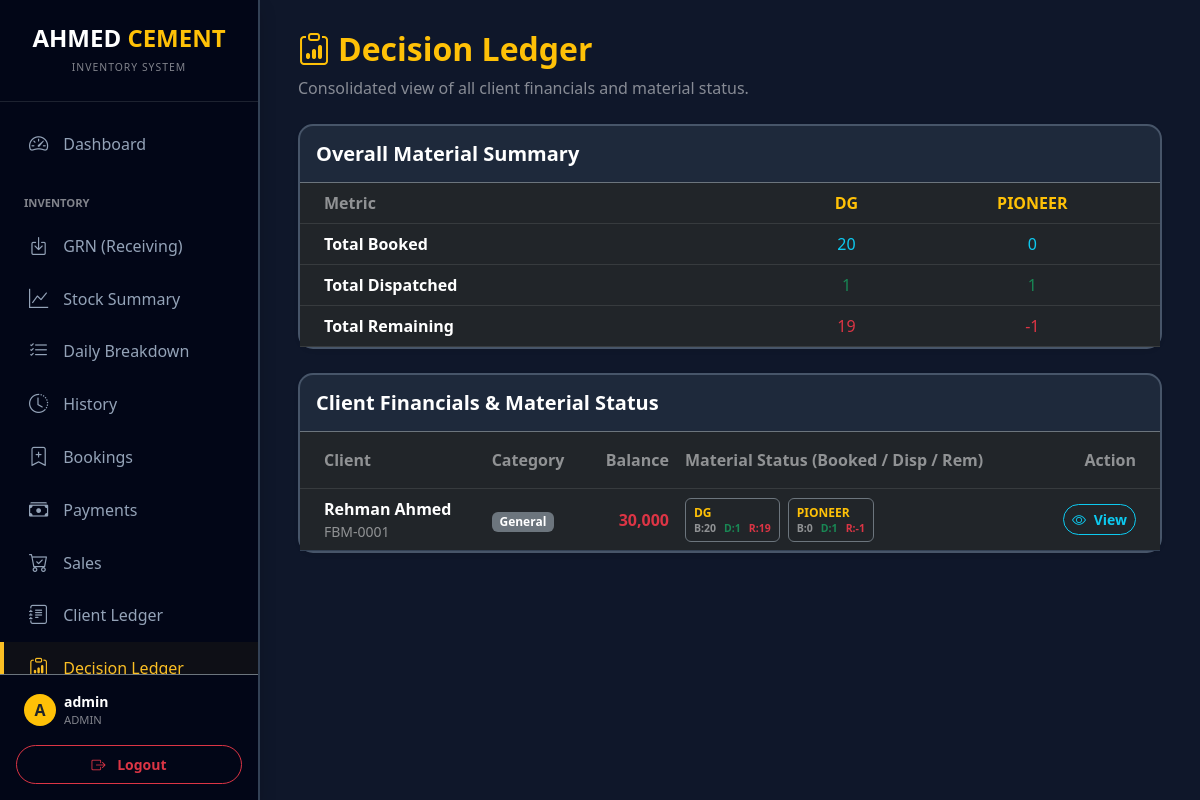
The page /decision_ledger (signed in) on the database its author committed.
### models.py (models this page shows)
class User(UserMixin, db.Model):
    id = db.Column(db.Integer, primary_key=True)
    username = db.Column(db.String(80), unique=True, nullable=False)
    password_hash = db.Column(db.String(200))
    role = db.Column(db.String(20), default='user')  # 'admin' or 'user'
    can_view_stock = db.Column(db.Boolean, default=True)
    can_view_daily = db.Column(db.Boolean, default=True)
    can_view_history = db.Column(db.Boolean, default=True)
    can_import_export = db.Column(db.Boolean, default=False)
    can_manage_directory = db.Column(db.Boolean, default=False)
    restrict_backdated_edit = db.Column(db.Boolean, default=False)

class Client(db.Model):
    id = db.Column(db.Integer, primary_key=True)
    code = db.Column(db.String(50), unique=True, nullable=False)
    name = db.Column(db.String(100), nullable=False)
    phone = db.Column(db.String(20))
    address = db.Column(db.String(200))
    category = db.Column(db.String(50), default='General')
    is_active = db.Column(db.Boolean, default=True)
    transferred_to_id = db.Column(db.Integer, db.ForeignKey('client.id'), nullable=True)
    require_manual_invoice = db.Column(db.Boolean, default=False)
    created_at = db.Column(db.DateTime, default=datetime.now)

class Entry(db.Model):
    id = db.Column(db.Integer, primary_key=True)
    date = db.Column(db.String(20))
    time = db.Column(db.String(20))
    type = db.Column(db.String(10))  # 'IN' or 'OUT'
    material = db.Column(db.String(100))
    client = db.Column(db.String(100))
    client_code = db.Column(db.String(50))
    client_category = db.Column(db.String(50))
    qty = db.Column(db.Float, default=0)
    bill_no = db.Column(db.String(50))
    auto_bill_no = db.Column(db.String(50))
    nimbus_no = db.Column(db.String(50))
    invoice_id = db.Column(db.Integer, db.ForeignKey('invoice.id'), nullable=True)
    created_by = db.Column(db.String(80))
    created_at = db.Column(db.DateTime, default=datetime.now)
    is_void = db.Column(db.Boolean, default=False)

### main.py (the view)
@app.route('/decision_ledger')
@login_required
def decision_ledger():
    clients = Client.query.filter_by(is_active=True).order_by(Client.name.asc()).all()
    client_financial_summary = []
    for client in clients:
        b_debit = db.session.query(func.sum(Booking.amount)).filter_by(client_name=client.name).scalar() or 0
        b_credit = db.session.query(func.sum(Booking.paid_amount)).filter_by(client_name=client.name).scalar() or 0
        p_credit = db.session.query(func.sum(Payment.amount)).filter_by(client_name=client.name).scalar() or 0
        ds_debit = db.session.query(func.sum(DirectSale.amount)).filter(func.lower(DirectSale.client_name) == client.name.lower()).scalar() or 0
        ds_credit = db.session.query(func.sum(DirectSale.paid_amount)).filter(func.lower(DirectSale.client_name) == client.name.lower()).scalar() or 0
        total_debit = b_debit + ds_debit
        b_debit = db.session.query(func.sum(Booking.amount)).filter_by(client_name=client.name, is_void=False).scalar() or 0
        b_credit = db.session.query(func.sum(Booking.paid_amount)).filter_by(client_name=client.name, is_void=False).scalar() or 0
        p_credit = db.session.query(func.sum(Payment.amount)).filter_by(client_name=client.name, is_void=False).scalar() or 0
        ds_debit = db.session.query(func.sum(DirectSale.amount)).filter(func.lower(DirectSale.client_name) == client.name.lower(), DirectSale.is_void==False).scalar() or 0
        ds_credit = db.session.query(func.sum(DirectSale.paid_amount)).filter(func.lower(DirectSale.client_name) == client.name.lower(), DirectSale.is_void==False).scalar() or 0
        total_debit = b_debit + ds_debit
        total_credit = b_credit + p_credit + ds_credit
        balance = total_debit - total_credit
        booked_res = db.session.query(BookingItem.material_name, func.sum(BookingItem.qty))\
            .join(Booking).filter(Booking.client_name == client.name)\
            .group_by(BookingItem.material_name).all()
        booked_map = {r[0]: (r[1] or 0) for r in booked_res}
        entries = Entry.query.filter(
            (Entry.client_code == client.code) | (Entry.client == client.name),
            Entry.type == 'OUT'
        ).filter(Entry.is_void == False).all()
        dispatched_map = {}
        for e in entries:
            dispatched_map[e.material] = dispatched_map.get(e.material, 0) + e.qty
        materials_summary = []
        all_mats = set(booked_map.keys()) | set(dispatched_map.keys())
        for m in sorted(all_mats):
            b = booked_map.get(m, 0)
            d = dispatched_map.get(m, 0)
            rem = b - d
            if b > 0 or d > 0 or rem != 0:
                materials_summary.append({
                    'name': m,
                    'booked': b,
                    'dispatched': d,
                    'remaining': rem
                })
        client_financial_summary.append({
            'client': client,
            'financial': {
                'debit': total_debit,
                'credit': total_credit,
                'balance': balance
            },
            'materials': materials_summary
        })
    total_booked_q = db.session.query(
        BookingItem.material_name,
        func.sum(BookingItem.qty).label('total_booked')
    ).join(Booking).filter(Booking.is_void == False).group_by(BookingItem.material_name).all()
    total_booked_map = {r.material_name: r.total_booked for r in total_booked_q}
    all_dispatches = db.session.query(
        Entry.material,
        func.sum(Entry.qty).label('total_dispatched')
    ).filter(
        Entry.type == 'OUT', Entry.is_void == False
    ).filter(
    ).group_by(Entry.material).all()
    total_dispatched_map = {r.material: r.total_dispatched for r in all_dispatches}
    all_materials = set(total_booked_map.keys()) | set(total_dispatched_map.keys())
    overall_material_summary = []
    for m in sorted(list(all_materials)):
        booked = total_booked_map.get(m, 0)
        dispatched = total_dispatched_map.get(m, 0)
        overall_material_summary.append({
            'name': m,
            'booked': booked,
            'dispatched': dispatched,
            'remaining': booked - dispatched
        })
    return render_template('decision_ledger.html',
                           overall_material_summary=overall_material_summary,
                           data=client_financial_summary)

### templates/decision_ledger.html
{% extends "layout.html" %}
{% block content %}
<div class="mb-4">
    <h2 class="fw-bold text-warning"><i class="bi bi-clipboard-data me-2"></i>Decision Ledger</h2>
    <p class="text-white-50">Consolidated view of all client financials and material status.</p>
</div>
<div class="card border-0 shadow-sm mb-4" style="background: #1e293b; border: 2px solid #475569 !important; border-radius: 15px;">
    <div class="card-header bg-transparent border-secondary py-3">
        <h5 class="fw-bold text-white mb-0">Overall Material Summary</h5>
    </div>
    <div class="table-responsive">
        <table class="table table-dark table-hover align-middle mb-0 text-center">
            <thead style="background: #0f172a;">
                <tr>
                    <th class="text-start ps-4 text-white-50">Metric</th>
                    {% for item in overall_material_summary %}
                    <th class="text-warning">{{ item.name }}</th>
                    {% endfor %}
                </tr>
            </thead>
            <tbody>
                <tr>
                    <td class="text-start ps-4 fw-bold text-white">Total Booked</td>
                    {% for item in overall_material_summary %}
                    <td class="text-info">{{ item.booked|int }}</td>
                    {% endfor %}
                </tr>
                <tr>
                    <td class="text-start ps-4 fw-bold text-white">Total Dispatched</td>
                    {% for item in overall_material_summary %}
                    <td class="text-success">{{ item.dispatched|int }}</td>
                    {% endfor %}
                </tr>
                <tr>
                    <td class="text-start ps-4 fw-bold text-white">Total Remaining</td>
                    {% for item in overall_material_summary %}
                    <td class="text-danger">{{ item.remaining|int }}</td>
                    {% endfor %}
                </tr>
            </tbody>
        </table>
    </div>
</div>
<div class="card border-0 shadow-sm" style="background: #1e293b; border: 2px solid #475569 !important; border-radius: 15px;">
    <div class="card-header bg-transparent border-secondary py-3">
        <h5 class="fw-bold text-white mb-0">Client Financials & Material Status</h5>
    </div>
    <div class="table-responsive">
        <table class="table table-dark table-hover align-middle mb-0">
            <thead style="background: #0f172a;">
                <tr>
                    <th class="ps-4 py-3 text-white-50">Client</th>
                    <th class="py-3 text-white-50">Category</th>
                    <th class="py-3 text-end text-white-50">Balance</th>
                    <th class="py-3 text-white-50">Material Status (Booked / Disp / Rem)</th>
                    <th class="py-3 text-end pe-4 text-white-50">Action</th>
                </tr>
            </thead>
            <tbody>
                {% for row in data %}
                <tr style="border-bottom: 1px solid #334155;">
                    <td class="ps-4">
                        <div class="fw-bold text-white">{{ row.client.name }}</div>
                        <div class="small text-white-50">{{ row.client.code }}</div>
                    </td>
                    <td><span class="badge bg-secondary">{{ row.client.category }}</span></td>
                    <td class="text-end fw-bold {{ 'text-danger' if row.financial.balance > 0 else 'text-success' }}">
                        {{ "{:,.0f}".format(row.financial.balance) }}
                    </td>
                    <td>
                        {% if row.materials %}
                        <div class="d-flex flex-wrap gap-2">
                            {% for mat in row.materials %}
                            <div class="badge bg-dark border border-secondary text-start p-2">
                                <div class="text-warning mb-1 fw-bold">{{ mat.name }}</div>
                                <div class="d-flex gap-2 small">
                                    <span class="text-white-50" title="Booked">B:{{ mat.booked|int }}</span>
                                    <span class="text-success" title="Dispatched">D:{{ mat.dispatched|int }}</span>
                                    <span class="text-danger" title="Remaining">R:{{ mat.remaining|int }}</span>
                                </div>
                            </div>
                            {% endfor %}
                        </div>
                        {% else %}
                        <span class="text-white-50 small">-</span>
                        {% endif %}
                    </td>
                    <td class="text-end pe-4">
                        <a href="{{ url_for('financial_ledger', client_id=row.client.id) }}" class="btn btn-sm btn-outline-info rounded-pill fw-bold">
                            <i class="bi bi-eye me-1"></i> View
                        </a>
                    </td>
                </tr>
                {% endfor %}
            </tbody>
        </table>
    </div>
</div>
{% endblock %}

### templates/layout.html (shortened to what this page needs)
<!DOCTYPE html>
<html lang="en">
<head>
    <link href="https://cdn.jsdelivr.net/npm/bootstrap@5.3.0/dist/css/bootstrap.min.css" rel="stylesheet">
    <link rel="stylesheet" href="https://cdn.jsdelivr.net/npm/bootstrap-icons@1.10.0/font/bootstrap-icons.css">
    <link rel="stylesheet" href="https://cdn.jsdelivr.net/npm/flatpickr/dist/flatpickr.min.css">
    <link rel="stylesheet" href="https://cdn.jsdelivr.net/npm/flatpickr/dist/themes/dark.css">
</head>
<body>
{% if current_user.is_authenticated %}
    <div class="sidebar shadow" id="sidebar">
        <div class="p-4 text-center border-bottom border-secondary border-opacity-25">
            <h4 class="fw-bold text-white mb-0">AHMED <span class="text-warning">CEMENT</span></h4>
            <small class="text-white-50 text-uppercase" style="font-size: 0.65rem; letter-spacing: 1px;">Inventory System</small>
        </div>
        <div class="sidebar-nav-container">
            <nav class="py-3">
                <a href="/" class="nav-link {{ 'active' if request.path == '/' }}" onclick="closeSidebar()">
                    <i class="bi bi-speedometer2"></i> Dashboard
                </a>
                <div class="text-white-50 small fw-bold px-4 mt-4 mb-2 text-uppercase" style="font-size: 0.7rem;">Inventory</div>
                {% if current_user.can_view_stock or current_user.role == 'admin' %}
                <a href="/grn" class="nav-link {{ 'active' if request.path == '/grn' }}" onclick="closeSidebar()">
                    <i class="bi bi-box-arrow-in-down"></i> GRN (Receiving)
                </a>
                <a href="/stock_summary" class="nav-link {{ 'active' if request.path == '/stock_summary' }}" onclick="closeSidebar()">
                    <i class="bi bi-graph-up"></i> Stock Summary
                </a>
                {% endif %}
                {% if current_user.can_view_daily or current_user.role == 'admin' %}
                <a href="/daily_transactions" class="nav-link {{ 'active' if request.path == '/daily_transactions' }}" onclick="closeSidebar()">
                    <i class="bi bi-list-check"></i> Daily Breakdown
                </a>
                {% endif %}
                {% if current_user.can_view_history or current_user.role == 'admin' %}
                <a href="/tracking" class="nav-link {{ 'active' if request.path == '/tracking' }}" onclick="closeSidebar()">
                    <i class="bi bi-clock-history"></i> History
                </a>
                <a href="/bookings" class="nav-link {{ 'active' if request.path == '/bookings' }}" onclick="closeSidebar()">
                    <i class="bi bi-bookmark-plus"></i> Bookings
                </a>
                <a href="/payments" class="nav-link {{ 'active' if request.path == '/payments' }}" onclick="closeSidebar()">
                    <i class="bi bi-cash-stack"></i> Payments
                </a>
                <a href="/direct_sales" class="nav-link {{ 'active' if request.path == '/direct_sales' }}" onclick="closeSidebar()">
                    <i class="bi bi-cart-check"></i> Sales
                </a>
                <a href="/clients" class="nav-link {{ 'active' if request.path.startswith('/ledger') or request.path == '/clients' }}" onclick="closeSidebar()">
                    <i class="bi bi-journal-text"></i> Client Ledger
                </a>
                <a href="/decision_ledger" class="nav-link {{ 'active' if request.path == '/decision_ledger' }}" onclick="closeSidebar()">
                    <i class="bi bi-clipboard-data"></i> Decision Ledger
                </a>
                {% endif %}
            </nav>
        </div>
        <div class="p-3 border-top border-secondary">
            <div class="d-flex align-items-center mb-3 px-2">
                <div class="bg-warning rounded-circle me-2 d-flex align-items-center justify-content-center text-dark fw-bold" style="width: 32px; height: 32px; flex-shrink: 0;">
                    {{ current_user.username[0]|upper }}
                </div>
                <div class="overflow-hidden">
                    <div class="text-white fw-bold small text-truncate">{{ current_user.username }}</div>
                    <div class="text-white-50 x-small" style="font-size: 0.7rem;">{{ current_user.role|upper }}</div>
                </div>
            </div>
            <a href="/logout" class="btn btn-outline-danger w-100 btn-sm fw-bold py-2 rounded-pill">
                <i class="bi bi-box-arrow-right me-2"></i> Logout
            </a>
        </div>
    </div>
{% endif %}
<div class="main-content {{ 'ms-0' if not current_user.is_authenticated }}">
    <div class="container-fluid px-0 px-sm-2">
        {% block content %}{% endblock %}
    </div>
</div>
</body>
</html>

### rows shown on the page
User: username "A", username "admin", role "ADMIN"
Client: client.name "Rehman Ahmed", client.code "FBM-0001", client.category "General"
Entry: name "PIONEER", booked "0", dispatched "1", remaining "-1"

### other values the page prints
{{ item.name }} "DG" "PIONEER"
{{ item.booked|int }} "20" "0"
{{ item.dispatched|int }} "1" "1"
{{ item.remaining|int }} "19" "-1"
{{ "{:,.0f}".format(row.financial.balance) }} "30,000"
{{ mat.name }} "DG"
{{ mat.booked|int }} "20"
{{ mat.dispatched|int }} "1"
{{ mat.remaining|int }} "19"
